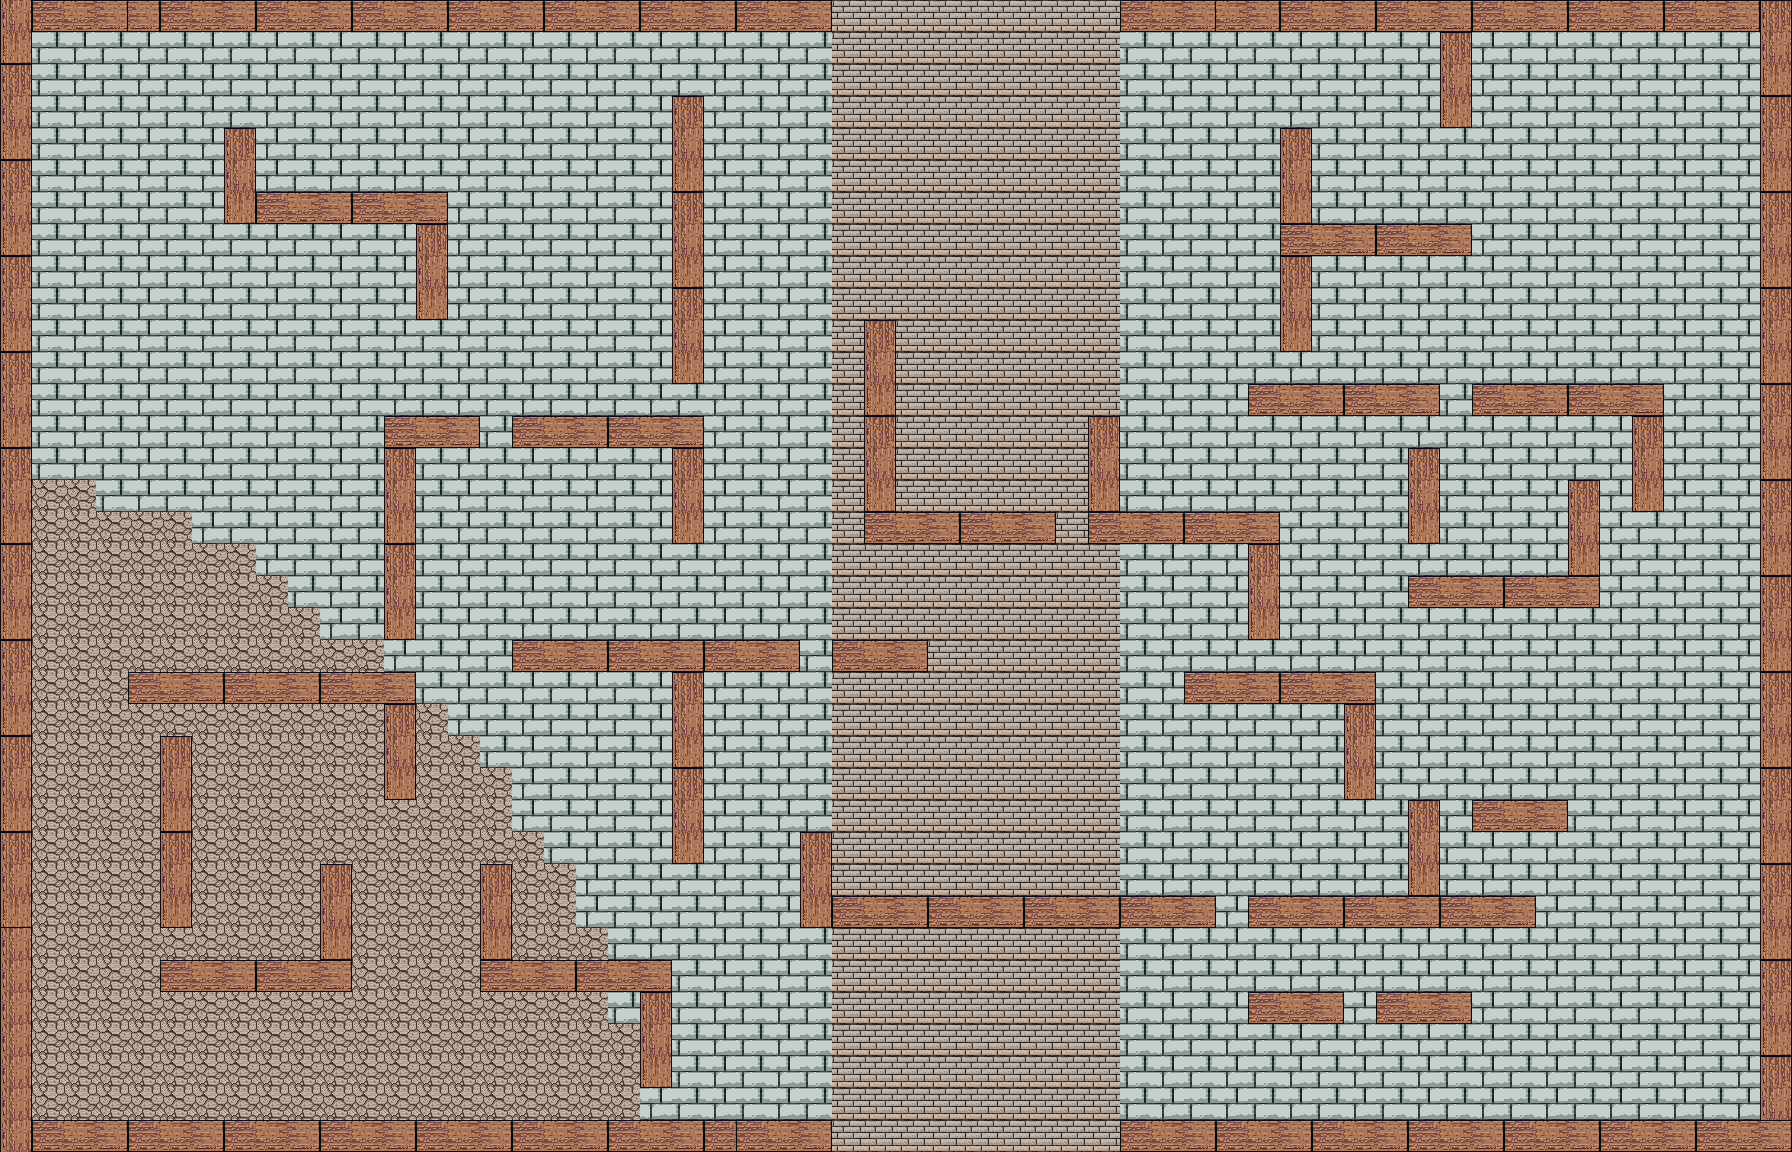

This game map was drawn from its Tiled (.tmx) file and the tilesets committed beside it. A one-line description and the trimmed map source follow:
An orthogonal 56x36 tile map with 32x32 px tiles, 2 tile layers (Tile Layer 1, Tile Layer 2) and 47 objects (46x impassable, player start).

<map version="1.2" tiledversion="1.3.1" orientation="orthogonal" renderorder="right-down" compressionlevel="0" width="56" height="36" tilewidth="32" tileheight="32" infinite="0" nextlayerid="10" nextobjectid="111">
 <tileset firstgid="1" name="magecity" tilewidth="32" tileheight="32" tilecount="360" columns="8">
  <image source="magecity.png" width="256" height="1450" />
 </tileset>
 <layer id="8" name="Tile Layer 1" width="56" height="36">
  <data>[2016 cells, 2016 non-empty, 10 distinct tile ids]</data>
 </layer>
 <layer id="9" name="Tile Layer 2" width="56" height="36">
  <data>[2016 cells, 106 non-empty, 6 distinct tile ids]</data>
 </layer>
 <objectgroup id="4" name="Object Layer 1">
  <object id="55" name="player start" x="1183" y="356" />
  <object id="56" name="impassable" x="0" y="-1.33333" width="30.6667" height="1153.33" />
  <object id="60" name="impassable" x="1764" y="0" width="29.3333" height="1150.67" />
  <object id="62" name="impassable" x="0" y="-2.66667" width="1790.67" height="18.6667" />
  <object id="64" name="impassable" x="0" y="1117.33" width="1800" height="41.3333" />
  <object id="65" name="impassable" x="129.333" y="672.333" width="286.333" height="19" />
  <object id="66" name="impassable" x="163.546" y="964.306" width="186.278" height="18.2699" rotation="-0.306232" />
  <object id="67" name="impassable" x="482.194" y="962.865" width="186.278" height="18.2699" rotation="-0.306232" />
  <object id="68" name="impassable" x="513.528" y="642.198" width="282.925" height="18.2699" rotation="-0.306232" />
  <object id="69" name="impassable" x="802.24" y="893.721" width="411.61" height="18.2699" rotation="-0.0123715" />
  <object id="71" name="impassable" x="1249.53" y="896.865" width="283.609" height="18.2699" rotation="-0.0123715" />
  <object id="72" name="impassable" x="1248.86" y="992.198" width="93.609" height="18.2699" rotation="-0.0123715" />
  <object id="73" name="impassable" x="1376.86" y="992.865" width="92.2755" height="18.2699" rotation="-0.0123715" />
  <object id="74" name="impassable" x="1185.86" y="670.865" width="188.275" height="18.2699" rotation="-0.0123715" />
  <object id="75" name="impassable" x="1477.2" y="800.198" width="92.2755" height="18.2699" rotation="-0.0123715" />
  <object id="76" name="impassable" x="835.196" y="640.198" width="92.2755" height="18.2699" rotation="-0.0123715" />
  <object id="78" name="impassable" x="875.862" y="509.532" width="176.942" height="18.2699" rotation="-0.0123715" />
  <object id="79" name="impassable" x="1090.53" y="513.532" width="187.608" height="18.2699" rotation="-0.0123715" />
  <object id="80" name="impassable" x="1410.53" y="577.532" width="186.943" height="18.2699" rotation="-0.0123715" />
  <object id="81" name="impassable" x="1250.53" y="384.865" width="187.608" height="18.2699" rotation="-0.0123715" />
  <object id="82" name="impassable" x="1472.53" y="383.532" width="190.275" height="18.2699" rotation="-0.0123715" />
  <object id="83" name="impassable" x="1279.2" y="222.865" width="191.608" height="18.2699" rotation="-0.0123715" />
  <object id="84" name="impassable" x="385.196" y="416.865" width="92.2755" height="18.2699" rotation="-0.0123715" />
  <object id="85" name="impassable" x="225.196" y="193.532" width="219.608" height="18.2699" rotation="-0.0123715" />
  <object id="86" name="impassable" x="511.196" y="413.554" width="196.942" height="18.2699" rotation="-0.0123715" />
  <object id="88" name="impassable" x="385.333" y="689.667" width="30" height="109.333" />
  <object id="89" name="impassable" x="167" y="732.333" width="30" height="188.667" />
  <object id="90" name="impassable" x="641.667" y="976.667" width="30" height="96.6663" />
  <object id="92" name="impassable" x="672.333" y="658.667" width="30" height="192" />
  <object id="93" name="impassable" x="385.667" y="436.667" width="30" height="191.333" />
  <object id="94" name="impassable" x="673" y="424" width="30" height="109.333" />
  <object id="95" name="impassable" x="417" y="200" width="30" height="102.666" />
  <object id="96" name="impassable" x="223" y="133.333" width="30" height="80.6663" />
  <object id="97" name="impassable" x="673" y="100.667" width="30" height="272" />
  <object id="98" name="impassable" x="863.667" y="318.667" width="30" height="192" />
  <object id="99" name="impassable" x="1089" y="418.667" width="30" height="109.333" />
  <object id="100" name="impassable" x="1249.67" y="520" width="30" height="109.333" />
  <object id="101" name="impassable" x="1344.33" y="674.667" width="30" height="109.333" />
  <object id="102" name="impassable" x="1408.33" y="803.333" width="30" height="109.333" />
  <object id="103" name="impassable" x="1567.67" y="481.333" width="30" height="109.333" />
  <object id="104" name="impassable" x="1408.33" y="450.667" width="30" height="89.9997" />
  <object id="105" name="impassable" x="1633" y="380.667" width="30" height="109.333" />
  <object id="106" name="impassable" x="1280.33" y="230" width="30" height="109.333" />
  <object id="107" name="impassable" x="1441.67" y="10.0002" width="30" height="109.333" />
  <object id="108" name="impassable" x="1281.83" y="129.083" width="30" height="93.583" />
  <object id="109" name="impassable" x="485.333" y="850" width="30" height="109.333" />
  <object id="110" name="impassable" x="323.667" y="855.667" width="30" height="109.333" />
 </objectgroup>
</map>
